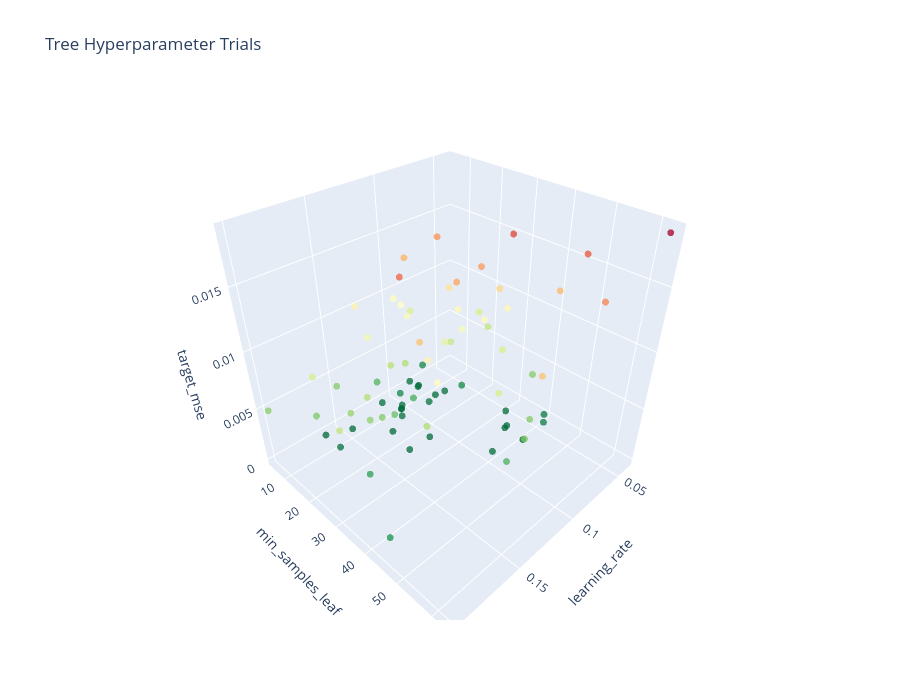

This figure's notebook cell:
### Code cell
param_importances = optuna.importance.get_param_importances(
    study,
    target=lambda trial: trial.value,
)

top_numeric_hyperparameters = [
    name for name in param_importances if name in hyperparams
][:2]

plot_hyperparameter_trials_3d(
    trials_df,
    top_numeric_hyperparameters[0],
    top_numeric_hyperparameters[1],
    target="target_mse",
    title="Tree Hyperparameter Trials",
)
